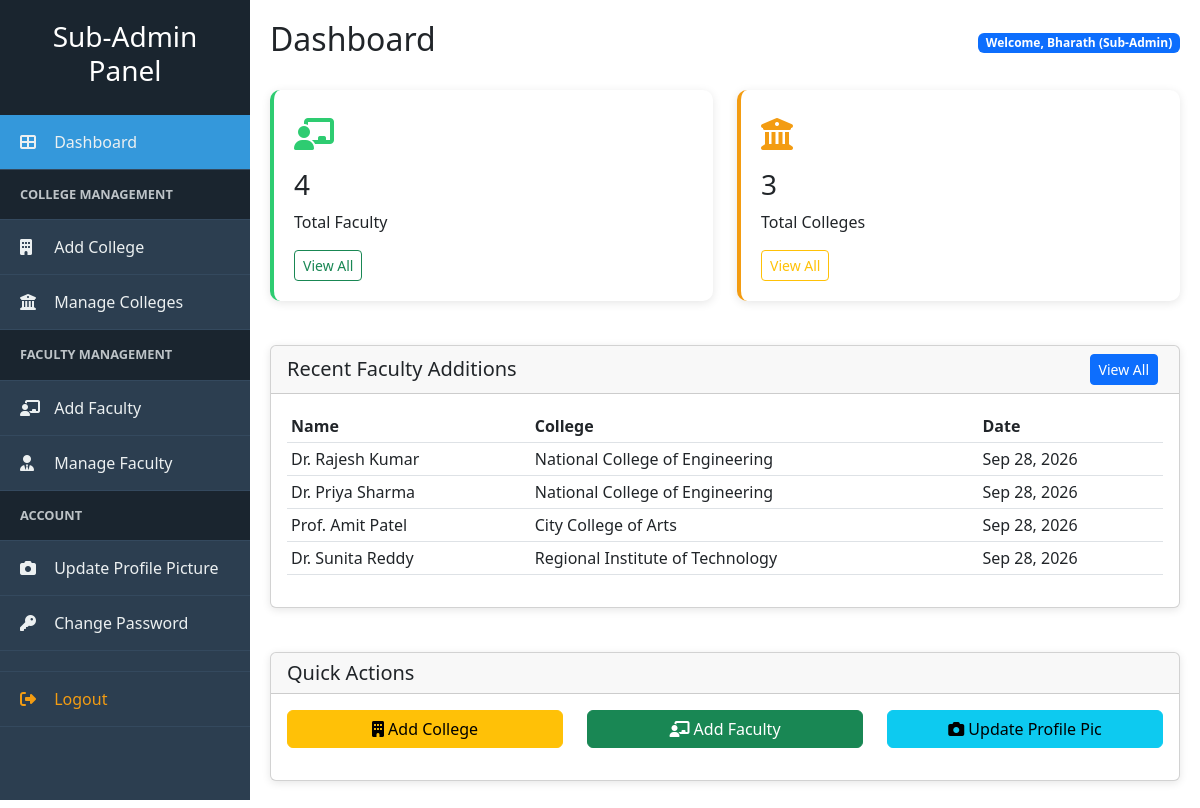
/subadmin/dashboard.php (signed in), run on the app's committed database.
### tables this page shows
CREATE TABLE IF NOT EXISTS faculty (
    id INT AUTO_INCREMENT PRIMARY KEY,
    name VARCHAR(100) NOT NULL,
    username VARCHAR(50) UNIQUE,
    password VARCHAR(255),
    college_id INT,
    gender ENUM('Male', 'Female', 'Other') NOT NULL,
    designation VARCHAR(100) NOT NULL,
    qualifications TEXT,
    phone VARCHAR(20),
    email VARCHAR(100),
    joining_date DATE,
    address TEXT,
    profile_image VARCHAR(255),
    created_at TIMESTAMP DEFAULT CURRENT_TIMESTAMP,
    INDEX idx_faculty_college (college_id),
    INDEX idx_faculty_name (name),
    FOREIGN KEY (college_id) REFERENCES colleges(id) ON DELETE SET NULL
);

CREATE TABLE IF NOT EXISTS colleges (
    id INT AUTO_INCREMENT PRIMARY KEY,
    college_name VARCHAR(200) NOT NULL,
    college_code VARCHAR(20) NOT NULL UNIQUE,
    address TEXT,
    phone VARCHAR(20),
    email VARCHAR(100),
    created_at TIMESTAMP DEFAULT CURRENT_TIMESTAMP
);

### subadmin/dashboard.php (the view, shortened to what this page needs)
<?php
$total_faculty = mysqli_query($con, "SELECT COUNT(*) as count FROM faculty");
$faculty_count = mysqli_fetch_assoc($total_faculty)['count'];
$total_colleges = mysqli_query($con, "SELECT COUNT(*) as count FROM colleges");
$college_count = mysqli_fetch_assoc($total_colleges)['count'];
$recent_faculty = mysqli_query($con, "
    SELECT f.*, c.college_name
    FROM faculty f
    LEFT JOIN colleges c ON f.college_id = c.id
    ORDER BY f.created_at DESC
    LIMIT 5
");
?>
<!DOCTYPE html>
<html lang="en">
<head>
    <link rel="stylesheet" href="<?php echo ASSETS_URL; ?>css/style.css">
    <link rel="stylesheet" href="https://cdnjs.cloudflare.com/ajax/libs/font-awesome/6.4.0/css/all.min.css">
    <link href="https://cdn.jsdelivr.net/npm/bootstrap@5.3.0/dist/css/bootstrap.min.css" rel="stylesheet">
</head>
<body>
    <div class="admin-wrapper">
        <?php include '../includes/subadmin-sidebar.php'; ?>
        <div class="admin-content">
            <div class="d-flex justify-content-between align-items-center mb-4">
                <h2>Dashboard</h2>
                <span class="badge bg-primary">Welcome, <?php echo htmlspecialchars($_SESSION['subadmin_name']); ?> (<?php echo htmlspecialchars($_SESSION['subadmin_profile']); ?>)</span>
            </div>
            <div class="row">
                <div class="col-md-6">
                    <div class="stat-card success">
                        <div class="icon"><i class="fas fa-chalkboard-teacher"></i></div>
                        <h3><?php echo $faculty_count; ?></h3>
                        <p>Total Faculty</p>
                        <a href="manage-faculty.php" class="btn btn-sm btn-outline-success">View All</a>
                    </div>
                </div>
                <div class="col-md-6">
                    <div class="stat-card warning">
                        <div class="icon"><i class="fas fa-university"></i></div>
                        <h3><?php echo $college_count; ?></h3>
                        <p>Total Colleges</p>
                        <a href="manage-colleges.php" class="btn btn-sm btn-outline-warning">View All</a>
                    </div>
                </div>
            </div>
            <div class="row mt-4">
                <div class="col-md-12">
                    <div class="card">
                        <div class="card-header d-flex justify-content-between align-items-center">
                            <h5 class="mb-0">Recent Faculty Additions</h5>
                            <a href="manage-faculty.php" class="btn btn-sm btn-primary">View All</a>
                        </div>
                        <div class="card-body">
                            <?php if(mysqli_num_rows($recent_faculty) > 0): ?>
                                <div class="table-responsive">
                                    <table class="table table-sm">
                                        <thead>
                                            <tr><th>Name</th><th>College</th><th>Date</th></tr>
                                        </thead>
                                        <tbody>
                                            <?php while($faculty = mysqli_fetch_assoc($recent_faculty)): ?>
                                                <tr>
                                                    <td><?php echo htmlspecialchars($faculty['name']); ?></td>
                                                    <td><?php echo htmlspecialchars($faculty['college_name'] ?? 'N/A'); ?></td>
                                                    <td><?php echo date('M d, Y', strtotime($faculty['created_at'])); ?></td>
                                                </tr>
                                            <?php endwhile; ?>
                                        </tbody>
                                    </table>
                                </div>
                            <?php else: ?>
                                <p class="text-muted">No recent faculty additions.</p>
                            <?php endif; ?>
                        </div>
                    </div>
                </div>
            </div>
            <div class="row mt-4">
                <div class="col-md-12">
                    <div class="card">
                        <div class="card-header"><h5 class="mb-0">Quick Actions</h5></div>
                        <div class="card-body">
                            <div class="row">
                                <div class="col-md-4 mb-3">
                                    <a href="add-college.php" class="btn btn-warning w-100">
                                        <i class="fas fa-building"></i> Add College
                                    </a>
                                </div>
                                <div class="col-md-4 mb-3">
                                    <a href="add-faculty.php" class="btn btn-success w-100">
                                        <i class="fas fa-chalkboard-teacher"></i> Add Faculty
                                    </a>
                                </div>
                                <div class="col-md-4 mb-3">
                                    <a href="update-profile-pic.php" class="btn btn-info w-100">
                                        <i class="fas fa-camera"></i> Update Profile Pic
                                    </a>
                                </div>
                            </div>
                        </div>
                    </div>
                </div>
            </div>
        </div>
    </div>
</body>
</html>

### assets/css/style.css (style rules this page uses)
* { margin: 0; padding: 0; box-sizing: border-box; }
body { font-family: 'Segoe UI', Tahoma, Geneva, Verdana, sans-serif; background-color: #f8f9fa; color: #333; }
.card { margin-bottom: 20px; box-shadow: 0 2px 8px rgba(0,0,0,0.1); transition: transform 0.3s ease; }
.admin-wrapper { display: flex; min-height: 100vh; }
.admin-content { margin-left: 250px; padding: 20px; flex: 1; }
.stat-card { background: white; border-radius: 10px; padding: 20px; box-shadow: 0 2px 10px rgba(0,0,0,0.1); margin-bottom: 20px; }
.stat-card .icon { font-size: 2rem; margin-bottom: 10px; }
.stat-card.success { border-left: 4px solid #2ecc71; }
.stat-card.warning { border-left: 4px solid #f39c12; }
.stat-card.success .icon { color: #2ecc71; }
.stat-card.warning .icon { color: #f39c12; }
.table thead { background: #3498db; color: white; }
.btn { margin-right: 5px; }

### data on the page
faculty: name "Dr. Rajesh Kumar", college.college_name "National College of Engineering", created_at "Sep 28, 2026"
faculty: name "Dr. Priya Sharma", college.college_name "National College of Engineering", created_at "Sep 28, 2026"
faculty: name "Prof. Amit Patel", college.college_name "City College of Arts", created_at "Sep 28, 2026"
faculty: name "Dr. Sunita Reddy", college.college_name "Regional Institute of Technology", created_at "Sep 28, 2026"

### other printed values
$_SESSION['subadmin_name'] "Bharath"
$_SESSION['subadmin_profile'] "Sub-Admin"
$faculty_count "4"
$college_count "3"
